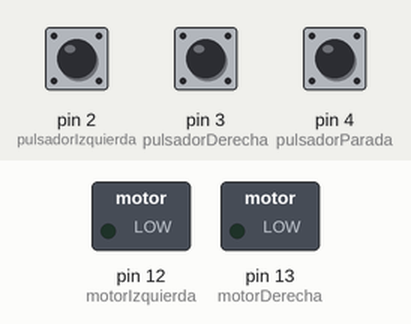
Bench run of a sketch on a simulated Arduino Uno, built with avr-gcc and run on an emulated ATmega328P. On the bench: switched loads named in the sketch (green lamp = pin HIGH). Inputs (shaded band) come from the test bench; at power-on: pin 2 (pulsadorIzquierda) LOW, pin 4 (pulsadorParada) HIGH, pin 3 (pulsadorDerecha) LOW. What the sketch prints to the serial monitor is not drawn.

Above: at 1.2 s.
1.3 s: pin 2 (pulsadorIzquierda) pulled HIGH for 0.15 s
At 1.8 s:
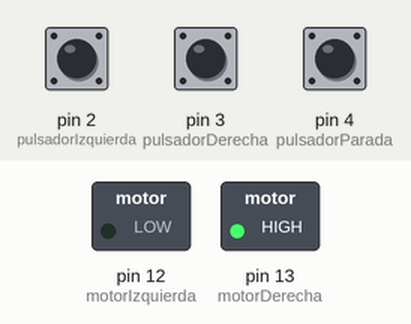
2.9 s: pin 4 (pulsadorParada) pulled LOW for 0.15 s
At 4.1 s:
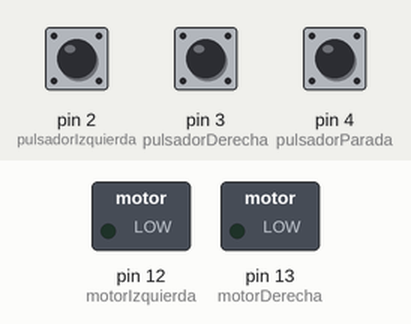
4.5 s: pin 3 (pulsadorDerecha) pulled HIGH for 0.15 s
At 5.4 s:
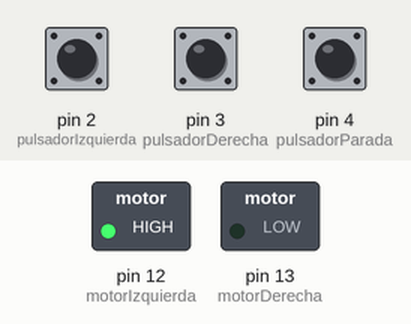
6.1 s: pin 4 (pulsadorParada) pulled LOW for 1 s
At 6.7 s:
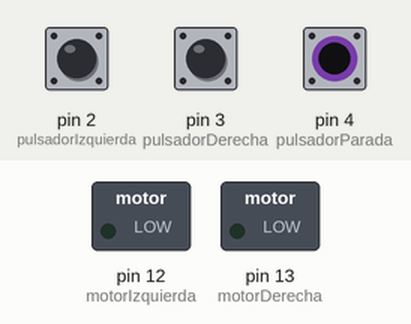
8.6 s: pin 2 (pulsadorIzquierda) pulled HIGH for 1 s
At 9.8 s:
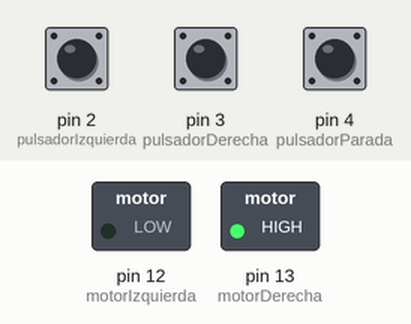
11.1 s: pin 4 (pulsadorParada) pulled LOW for 3.2 s
At 11.7 s:
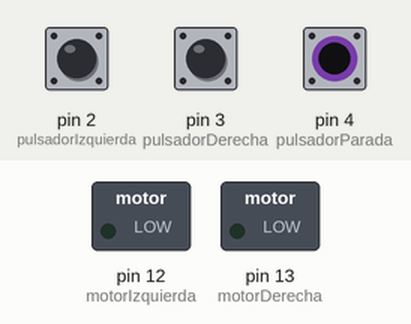
Timing chart, 0 to 14.1 s (numbered marks = the images above; inputs shaded):
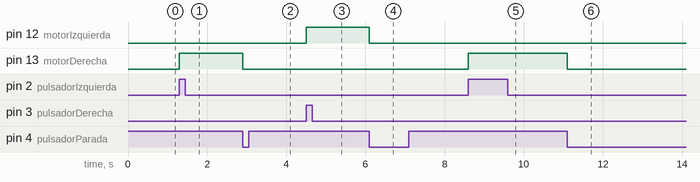

Measured:
- after the input at 1.3 s, pin 13 (motorDerecha): LOW → HIGH at once
- after the input at 2.9 s, pin 13 (motorDerecha): HIGH → LOW at once
- after the input at 4.5 s, pin 12 (motorIzquierda): LOW → HIGH at once
- after the input at 6.1 s, pin 12 (motorIzquierda): HIGH → LOW at once
- after the input at 8.6 s, pin 13 (motorDerecha): LOW → HIGH at once
- after the input at 11.1 s, pin 13 (motorDerecha): HIGH → LOW at once

The sketch:

inversorGiroMotorDC.ino
```cpp
int motorDerecha = 13;
int motorIzquierda = 12;

int pulsadorParada = 4;
int pulsadorDerecha = 3;
int pulsadorIzquierda = 2;

int marcha = 0;  //variable marcha-paro
void setup() {
  pinMode(motorDerecha, OUTPUT);
  pinMode(motorIzquierda, OUTPUT);

  pinMode(pulsadorParada, INPUT);
  pinMode(pulsadorDerecha, INPUT);
  pinMode(pulsadorIzquierda, INPUT);

  Serial.begin(9600);
}

void loop() {
  /*miestras que no se pulse la parada y este parado el motor, se podra poner en marcha en cualquier sentido*/
  while (digitalRead(pulsadorParada) == HIGH && marcha == 0) {
    //pone en marcha en sentido izquierdo
    if (digitalRead(pulsadorIzquierda) == LOW && digitalRead(pulsadorDerecha) == HIGH) {
      digitalWrite(motorIzquierda, HIGH);
      Serial.print("Izquierda");
      marcha = 1;
    }
    // se pone en marcha sentido derecha
    if (digitalRead(pulsadorIzquierda) == HIGH && digitalRead(pulsadorDerecha) == LOW ) {
      digitalWrite(motorDerecha, HIGH);
      Serial.print("Derecha");
      marcha = 1;
    }
  }
  //cuando se para resetea la variablemarcha y desactiva las salidas
  if (digitalRead(pulsadorParada) == LOW) {
    digitalWrite(motorIzquierda, LOW);
    digitalWrite(motorDerecha, LOW);
    Serial.print("parada");
    marcha = 0;
    delay(200);
  }
}
```
